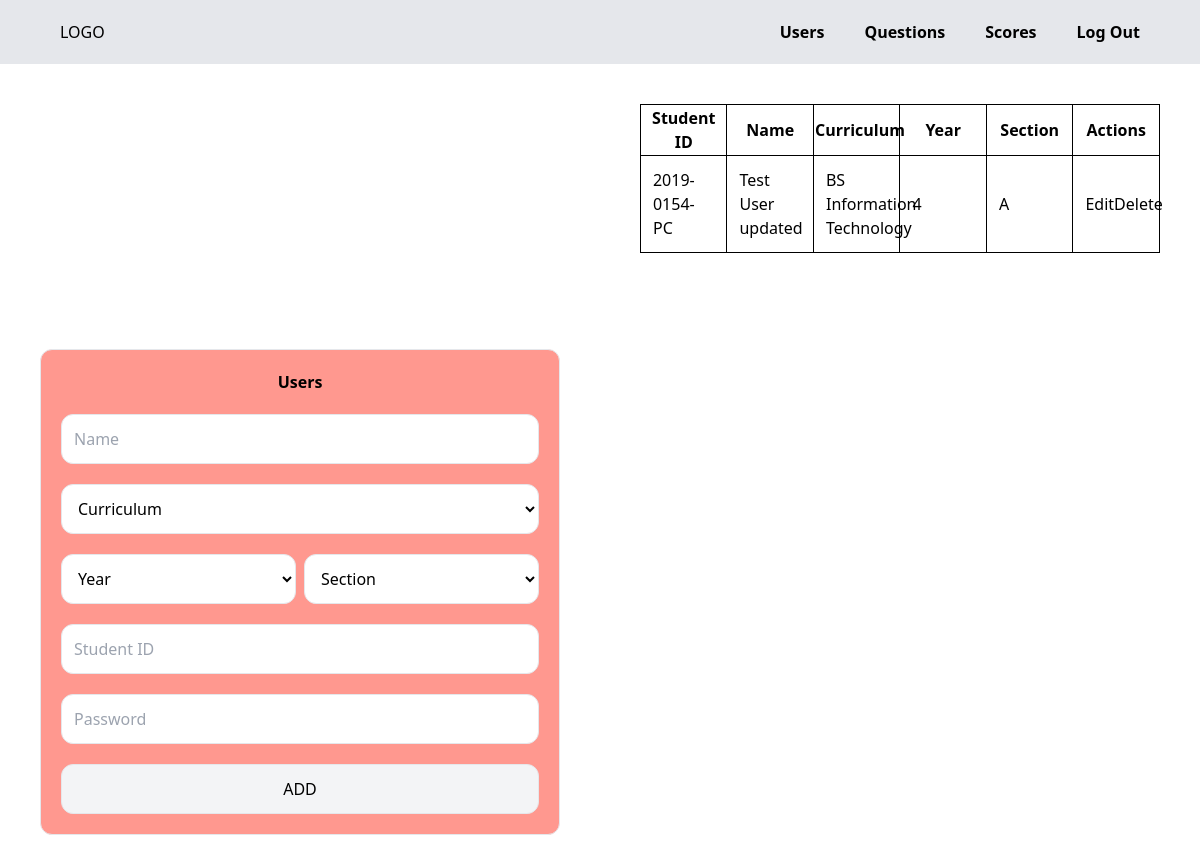
Page /admin/users.php (signed in) on the committed database.
### tables this page shows
CREATE TABLE `users` (
  `student_id` varchar(255) NOT NULL,
  `name` varchar(255) NOT NULL,
  `curriculum` varchar(255) NOT NULL,
  `year` varchar(255) NOT NULL,
  `section` varchar(255) NOT NULL,
  `password` varchar(255) NOT NULL
);

### admin/users.php (the view, shortened to what this page needs)
<!DOCTYPE html>
<html lang="en">
<head>
    <script src="https://cdn.tailwindcss.com"></script>
</head>
<body>
    <div class="w-full flex flex-row justify-between p-5 bg-gray-200">
        <div class="ml-10">
            LOGO
        </div>
        <div class="mr-10">
            <li class="flex flex-row gap-10 items-center">
                <ul><a class="hover:underline font-bold" href="./users.php">Users</a></ul>
                <ul><a class="hover:underline font-bold" href="./questions.php">Questions</a></ul>
                <ul><a class="hover:underline font-bold" href="./scores.php">Scores</a></ul>
                <ul><a class="hover:underline font-bold" href="./functions/logout.php">Log Out</a></ul>
            </li>
        </div>
    </div>
    <div class="h-[100vh] flex flex-row">
        <div class="p-10 flex justify-center items-center h-full w-1/2 ">
            <div class="bg-[#FF6D60]/70 flex flex-col p-5 border rounded-xl w-full">
                <form action="./functions/actions.php" method="POST" class="flex flex-col justify-center items-center gap-5">
                    <?php
                        if(isset($_GET['student_id'])){
                            $student_id = $_GET['student_id'];
                            $name = $_GET['name'];
                            $curriculum = $_GET['curriculum'];
                            $year = $_GET['year'];
                            $section = $_GET['section'];
                            $password = $_GET['password'];
                            echo '
                                <h2 class="font-bold">Users</h2>
                                <input required class="p-3 w-full border rounded-xl border-solid" type="text" name="name" value="'.$name.'" placeholder="Name">
                                <select class="p-3 bg-white w-full border rounded-xl border-solid" name="curriculum">
                                    <option '.(($curriculum == "BS Information Technology")? 'selected':'').' value="BS Information Technology">BS Information Technology</option>
                                    <option '.(($curriculum == "BS Information Systems")? 'selected':'').' value="BS Information Systems">BS Information Systems</option>
                                </select>
                                <div class="flex w-full flex-row gap-2">
                                    <select class="p-3 bg-white w-1/2 border rounded-xl border-solid" name="year">
                                        <option '.(($year == "1")? 'selected':'').' value="1">1</option>
                                        <option '.(($year == "2")? 'selected':'').' value="2">2</option>
                                        <option '.(($year == "3")? 'selected':'').' value="3">3</option>
                                        <option '.(($year == "4")? 'selected':'').' value="4">4</option>
                                    </select>
                                    <select class="p-3 bg-white w-1/2 border rounded-xl border-solid" name="section">
                                        <option '.(($section == "A")? 'selected':'').' value="A">A</option>
                                        <option '.(($section == "B")? 'selected':'').' value="B">B</option>
                                        <option '.(($section == "C")? 'selected':'').' value="C">C</option>
                                        <option '.(($section == "D")? 'selected':'').' value="D">D</option>
                                    </select>
                                </div>
                                <input required class="p-3 w-full border rounded-xl border-solid" type="text" value="'.$student_id.'" name="student_id" placeholder="Student ID">
                                <input required class="p-3 w-full border rounded-xl border-solid" type="password" value="'.$password.'" name="password" placeholder="Password">
                                <div class="flex gap-3 w-full">
                                    <input class="bg-gray-100 p-3 flex-grow border rounded-xl hover:bg-[#F3E99F] " type="submit" name="updateUser" value="UPDATE">
                                    <input class="bg-gray-100 p-3 flex-grow border rounded-xl hover:bg-[#F3E99F] " type="submit" name="cancelUser" value="CANCEL">
                                </div>
                            ';
                        }else{
                            echo '
                                <h2 class="font-bold">Users</h2>
                                <input required class="p-3 w-full border rounded-xl border-solid" type="text" name="name" placeholder="Name">
                                <select class="p-3 bg-white w-full border rounded-xl border-solid" name="curriculum">
                                    <option selected hidden value="">Curriculum</option>
                                </select>
                                <div class="flex w-full flex-row gap-2">
                                    <select class="p-3 bg-white w-1/2 border rounded-xl border-solid" name="year">
                                        <option selected hidden value="">Year</option>
                                    </select>
                                    <select class="p-3 bg-white w-1/2 border rounded-xl border-solid" name="section">
                                        <option selected hidden value="">Section</option>
                                    </select>
                                </div>
                                <input required class="p-3 w-full border rounded-xl border-solid" type="text" name="student_id" placeholder="Student ID">
                                <input required class="p-3 w-full border rounded-xl border-solid" type="password" name="password" placeholder="Password">
                                <input class="bg-gray-100 p-3 w-full border rounded-xl hover:bg-[#F3E99F] " type="submit" name="addUser" value="ADD">
                            ';
                        };
                    ?>
                </form>
            </div>
        </div>
        <div class="p-10 flex justify-center items-start h-full w-1/2 overflow-scroll">
            <div>
                <table class="table-fixed border border-1 border-solid w-full">
                    <tr>
                        <th>Student ID</th>
                        <th>Name</th>
                        <th>Curriculum</th>
                        <th>Year</th>
                        <th>Section</th>
                        <th>Actions</th>
                    </tr>
                <?php
                    include "./functions/db.php";
                    $query = "SELECT * FROM users";
                    $result = mysqli_query($conn, $query);
                    if(mysqli_num_rows($result) > 0){
                        while($row = mysqli_fetch_assoc($result)){
                ?>
                    <tr>
                        <td class="p-3"><?php echo $row['student_id'] ?></td>
                        <td class="p-3"><?php echo $row['name'] ?></td>
                        <td class="p-3"><?php echo $row['curriculum'] ?></td>
                        <td class="p-3"><?php echo $row['year'] ?></td>
                        <td class="p-3"><?php echo $row['section'] ?></td>
                        <td class="p-3">
                            <div class="flex justify-around">
                                <button><a class="hover:underline" href="users.php?student_id=<?php echo $row['student_id']; ?>&name=<?php echo $row['name'] ?>&curriculum=<?php echo $row['curriculum'] ?>&year=<?php echo $row['year'] ?>&section=<?php echo $row['section'] ?>&password=<?php echo $row['password'] ?>">Edit</a></button>
                                <button class="hover:underline" onclick="userDelete(`<?php echo $row['student_id'] ?>`)">Delete</button>
                            </div>
                        </td>
                    </tr>
                <?php
                        }
                    }
                ?>
                </table>
            </div>
        </div>
    </div>
</body>
</html>

### admin/users.php (style rules this page uses)
table, th, td { border: 1px solid black; border-collapse: collapse; }

### rows in the picture
users: student_id "2019-0154-PC", name "Test User updated", curriculum "BS Information Technology", year "4", section "A"
